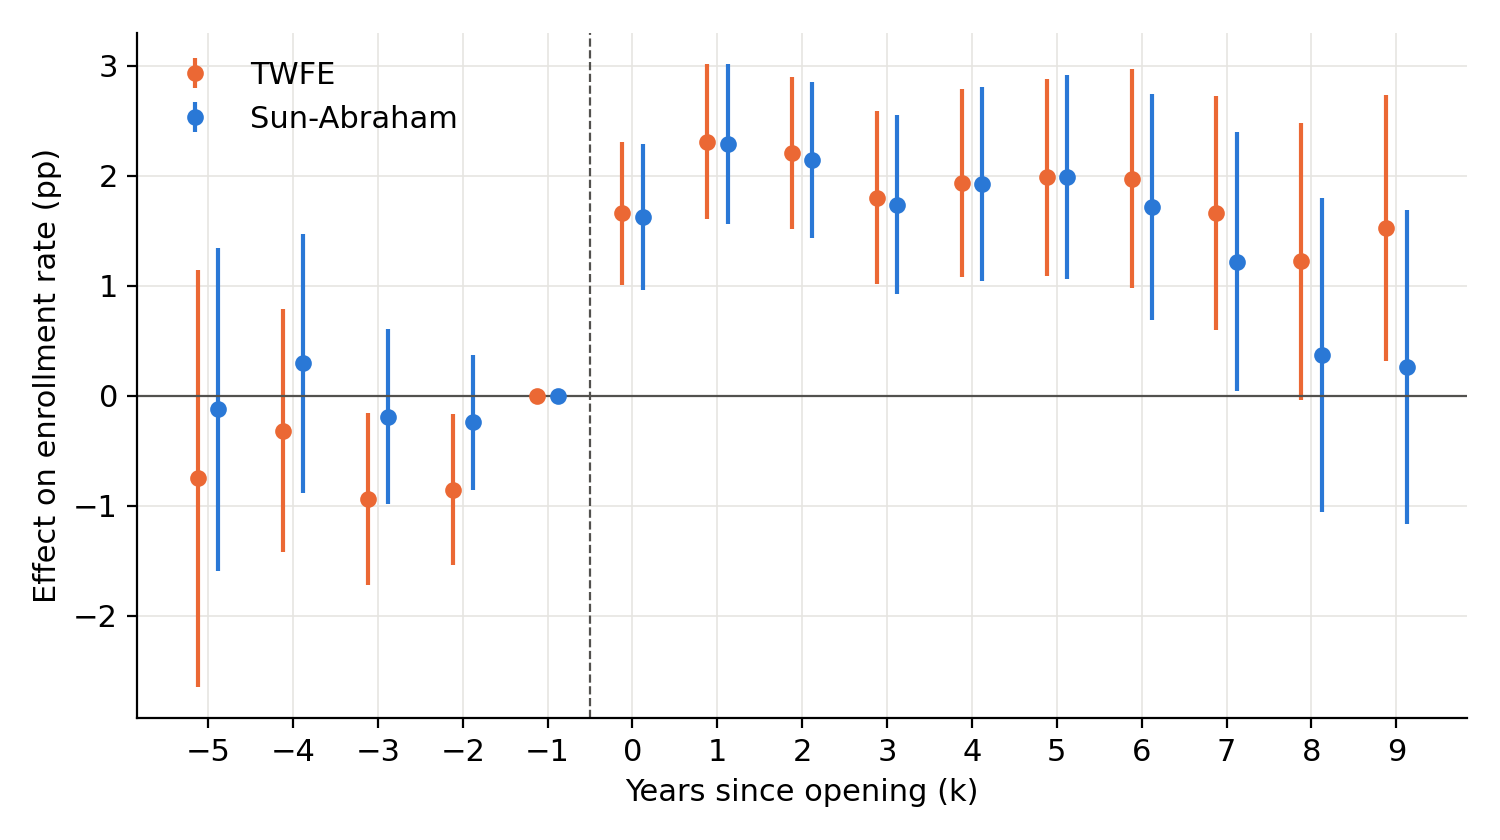

Write Python code to recreate this figure.
# Primera etapa: solo ponderado por niños, TWFE vs SA (versión slides en inglés)
import os, pandas as pd, matplotlib.pyplot as plt
os.chdir(os.path.join(os.path.dirname(os.path.abspath(__file__)), '..'))  # corre desde RIS/20261006
plt.rcParams.update({'font.size':11,'axes.spines.top':False,'axes.spines.right':False,'axes.grid':True,'grid.color':'#e6e5e1','grid.linewidth':0.6})
AZUL, NAR, GRIS = '#2a78d6', '#eb6834', '#52514e'
d = pd.read_csv('coefs_pe.csv')
d = d[d.k.between(-5, 9)]

fig, ax = plt.subplots(figsize=(7.5, 4.2))
for m, col, dx, lab in [('twfe_w', NAR, -0.12, 'TWFE'), ('sa_w', AZUL, 0.12, 'Sun-Abraham')]:
    x = d[d.modelo==m].sort_values('k')
    ax.errorbar(x.k + dx, 100*x.b, yerr=196*x.se, fmt='o', color=col, ms=5, elinewidth=1.5, capsize=0, label=lab)
ax.axhline(0, color=GRIS, lw=0.8)
ax.axvline(-0.5, color=GRIS, ls='--', lw=0.8)
ax.set_xticks(range(-5, 10)); ax.set_xlabel('Years since opening (k)')
ax.set_ylabel('Effect on enrollment rate (pp)')
ax.legend(frameon=False, loc='upper left')
fig.tight_layout(); fig.savefig('graficos/pe_02_w_en.png', dpi=200)
